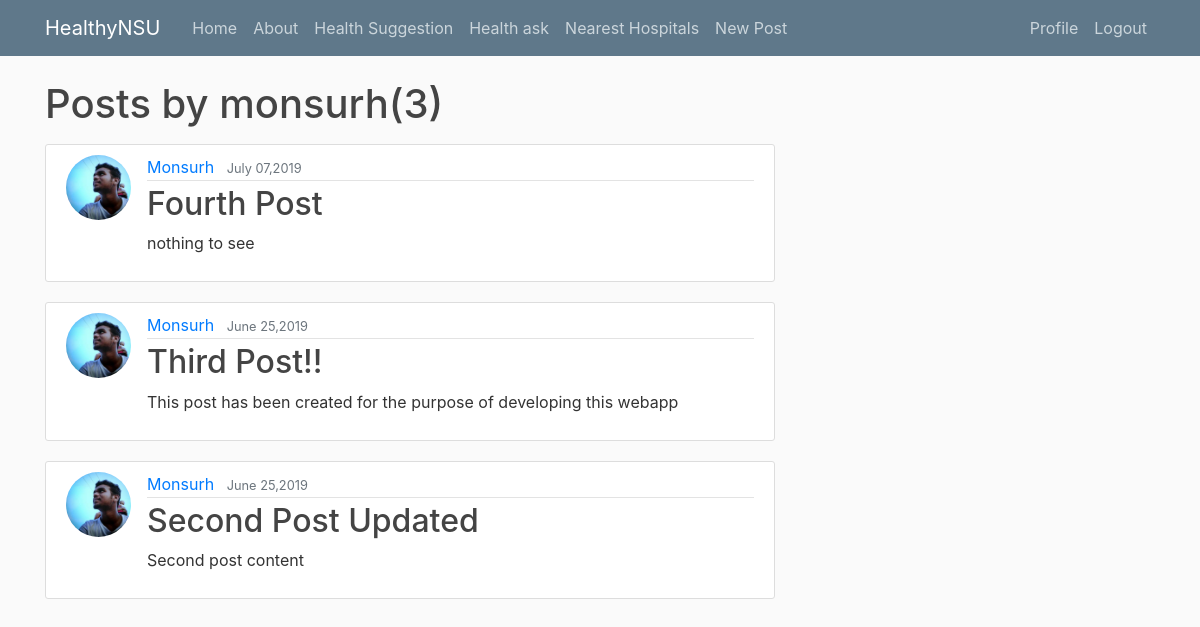
The app's page /healthsuggest/suggest/user/monsurh (signed in), older data.
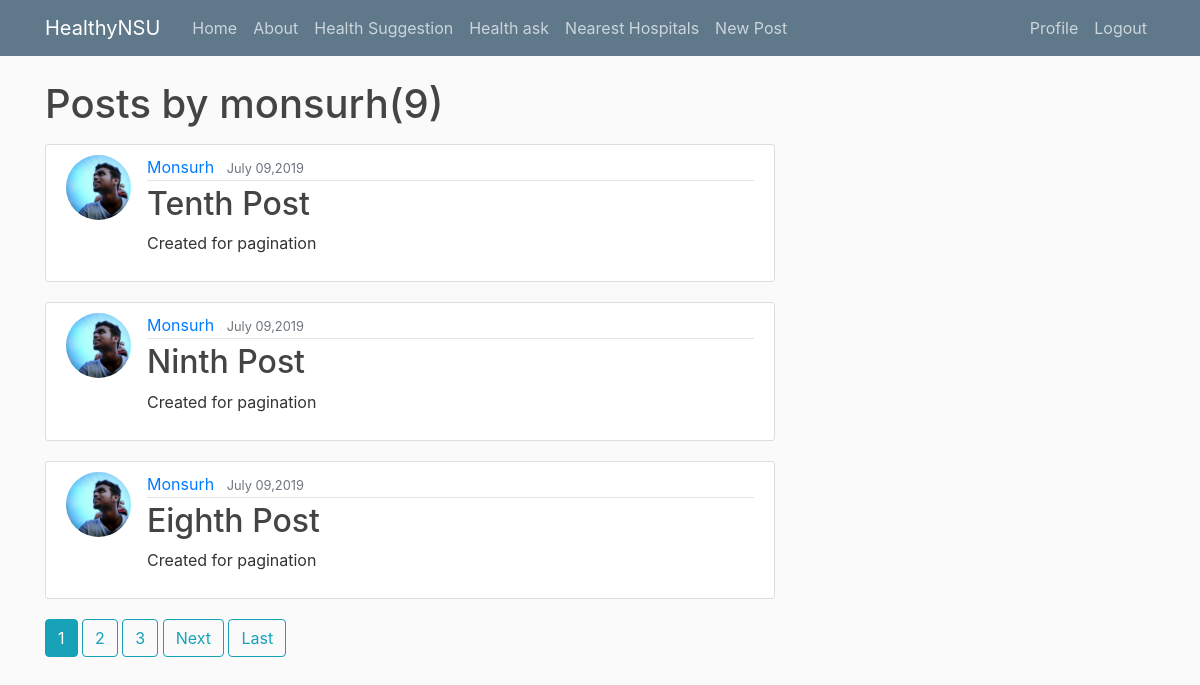
The same page, newer data.
### healthsuggest/models.py (models this page shows, shortened)
class Post(models.Model):
    title = models.CharField(max_length=100)
    content = models.TextField()
    date_posted = models.DateTimeField(default=timezone.now)
    author = models.ForeignKey(User, on_delete=models.CASCADE)

### users/models.py (models this page shows, shortened)
class profile(models.Model):
    user = models.OneToOneField(User, on_delete=models.CASCADE)
    image = models.ImageField(default = 'default.jpg',upload_to='profile_pics')

### healthsuggest/views.py (the view)
# urls.py: path('suggest/user/<str:username>', UserPostListViewS.as_view() , name='user-posts'),
class UserPostListViewS(LoginRequiredMixin, ListView):
    model = Post
    template_name = 'healthsuggest/user_posts.html'
    context_object_name = 'posts'
    paginate_by = 3
    def get_queryset(self):
        user = get_object_or_404(User,username = self.kwargs.get('username'))
        return Post.objects.filter(author = user).order_by('-date_posted')

### healthsuggest/templates/healthsuggest/user_posts.html (shortened to what this page needs)
{% extends "home/base.html" %}
{% block content %}
<h1 class="mb-3">Posts by {{ view.kwargs.username}}({{page_obj.paginator.count}})</h1>
{% for post in posts %}
<article class="media content-section">
  <img class="rounded-circle article-img" src="{{ post.author.profile.image.url }}">
  <div class="media-body">
    <div class="article-metadata">
      <a class="mr-2  text-capitalize" href="{% url 'user-posts' post.author.username %}">{{ post.author }}</a>
      <small class="text-muted">{{ post.date_posted|date:"F d,Y" }}</small>
    </div>
    <h2><a class="article-title text-capitalize" href="{% url 'post-detailsug' post.id %}">{{ post.title }}</a></h2>
    <p class="article-content">{{ post.content }}</p>
  </div>
</article>
{% endfor %}
{% if is_paginated %}
{% for num in page_obj.paginator.page_range %}
{% if page_obj.number == num %}
<a class="btn btn-info mb-4" href="?page={{ num }}">{{ num }}</a>
{% elif num > page_obj.number|add:'-3' and num < page_obj.number|add:'3' %}
<a class="btn btn-outline-info mb-4" href="?page={{ num }}">{{ num }}</a>
{% endif %}
{% endfor %}
{% if page_obj.has_next %}
<a class = "btn btn-outline-info mb-4" href="?page={{ page_obj.next_page_number }}"> Next </a>
<a class="btn btn-outline-info mb-4" href="?page={{ page_obj.paginator.num_pages }}">Last</a>
{% endif %}
{% endif %}
{% endblock content %}

Row changes from the older to the newer data that the page shows:
no longer on this page (row unchanged): Post: author.profile.image (picture), author "Monsurh", date_posted "July 07,2019", title "Fourth Post", content "nothing to see"
no longer on this page (row unchanged): Post: author.profile.image (picture), author "Monsurh", date_posted "June 25,2019", title "Third Post!!", content "This post has been created for the purpose of developing this webapp"
no longer on this page (row unchanged): Post: author.profile.image (picture), author "Monsurh", date_posted "June 25,2019", title "Second Post Updated", content "Second post content"
added Post: author.profile.image (picture), author "Monsurh", date_posted "July 09,2019", title "Tenth Post", content "Created for pagination"
added Post: author.profile.image (picture), author "Monsurh", date_posted "July 09,2019", title "Ninth Post", content "Created for pagination"
added Post: author.profile.image (picture), author "Monsurh", date_posted "July 09,2019", title "Eighth Post", content "Created for pagination"
Text that changed along with them:
{{ page_obj.paginator.count }}: "3" → "9"
new list line: "1"
new list line: "2"
new list line: "3"
text now shown: "Next Last"
